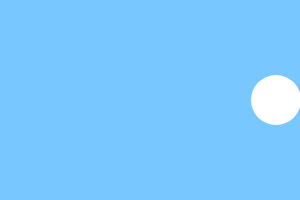
Frame 1 (no input)
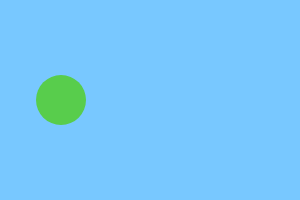
Frame 60 (no input)
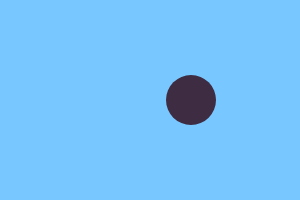
Frame 120 (the mouse pressed at the canvas centre since frame 60)

The p5.js sketch that drew these frames (run headless with seeded random() and noise() and a simulated clock; from frame 60 on, the mouse is pressed at the canvas centre):

// p5.js sketch
// ── sketch.js
var x = 276;
var dir = 5;

function setup() {
  createCanvas(300, 200);
  background(120, 200, 255);
}

function draw() {
  background(120, 200, 255);
  noStroke();

  ellipse(x, 100, 50, 50);
  if (x > 275 || x < 25) {
    fill((random(0, 255)), (random(0, 255)), (random(0, 255)));
    dir = dir * -1;
  }
  x = x + dir;
  // x = (x + 1) % 275;
  // x = min(x + 1, 275);
  // x = x + 1;
}
